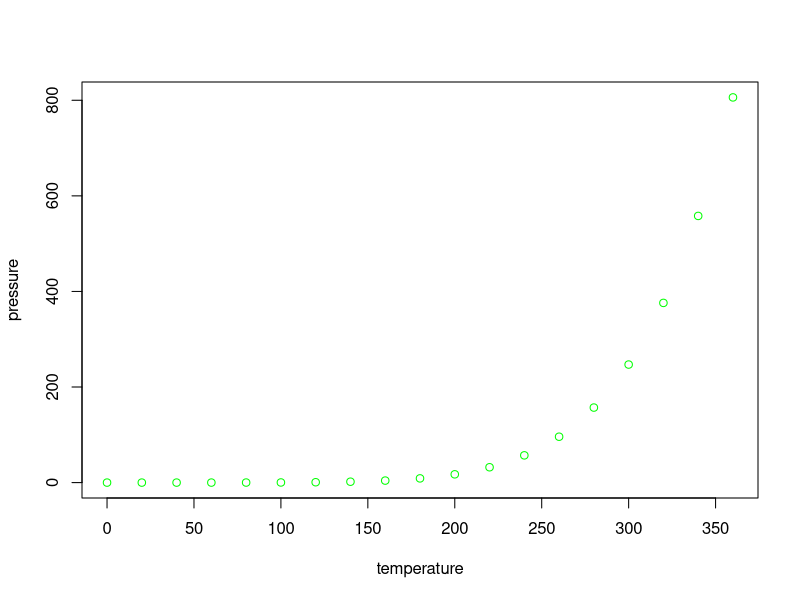

Reproduce this figure in R.
## ---- chunk 1
knitr::opts_chunk$set(echo = TRUE)
## ---- chunk 2
summary(cars)
## ---- chunk 3
plot(pressure,col ="Green")
